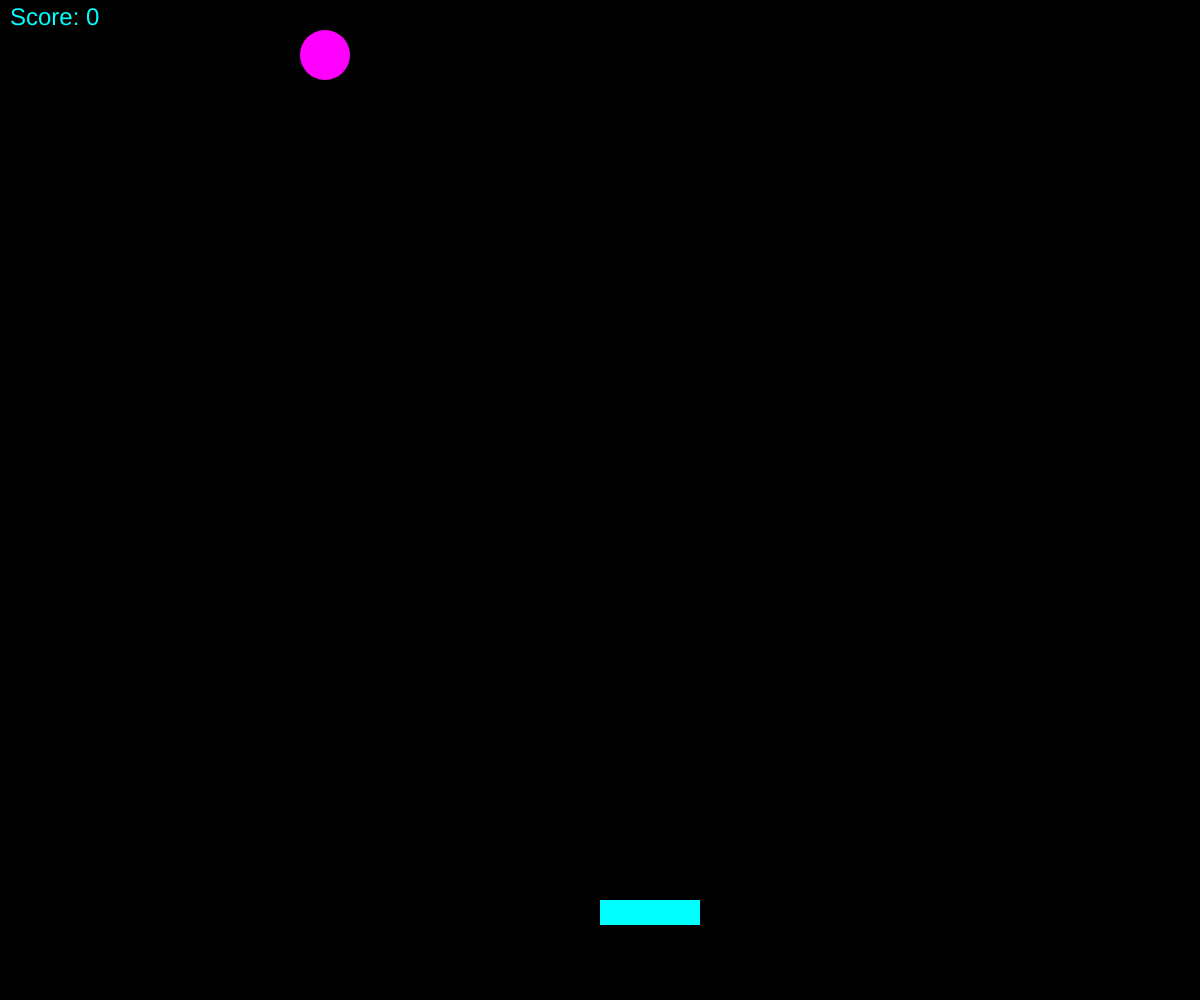
Frame 1 (no input)
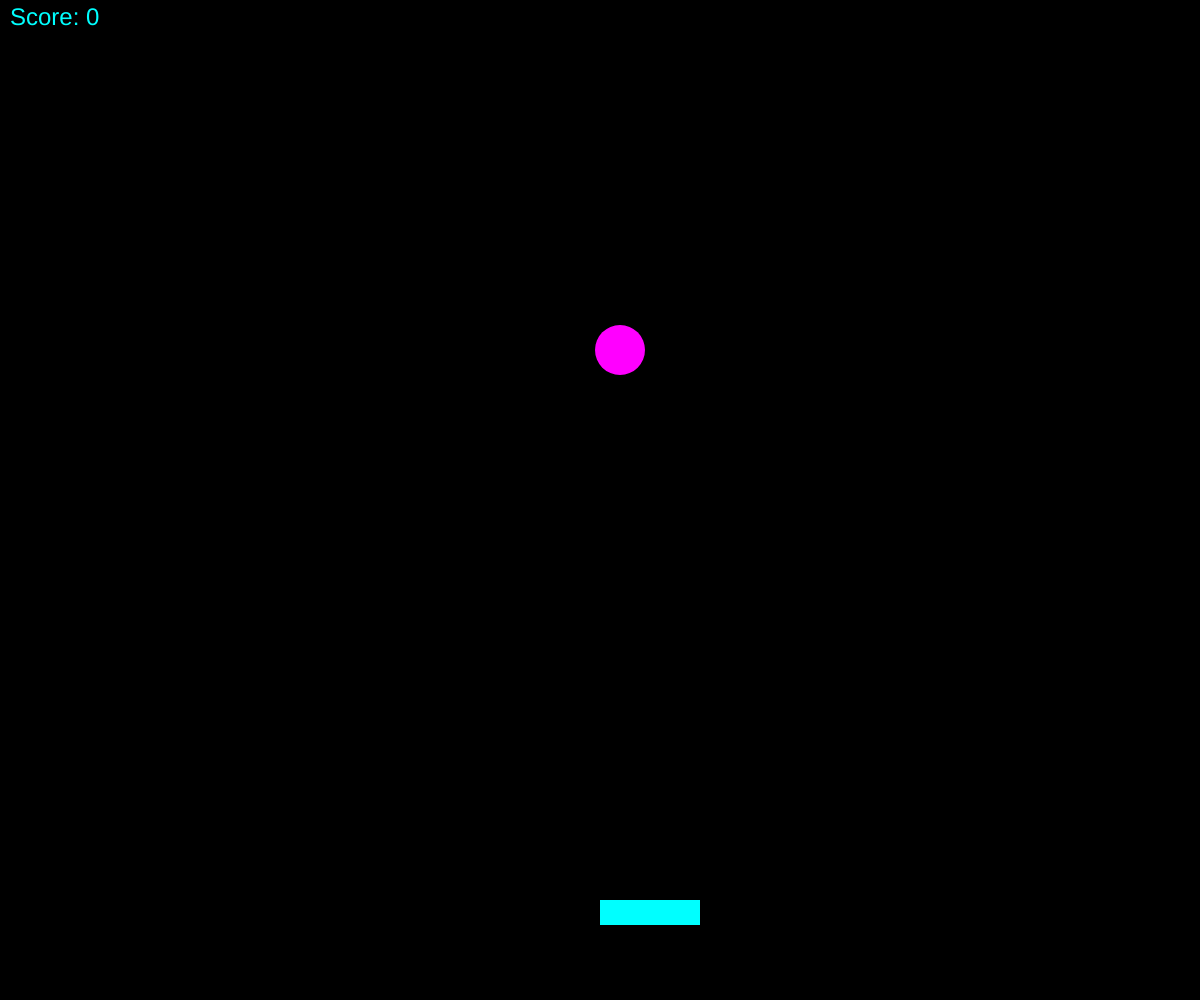
Frame 60 (no input)
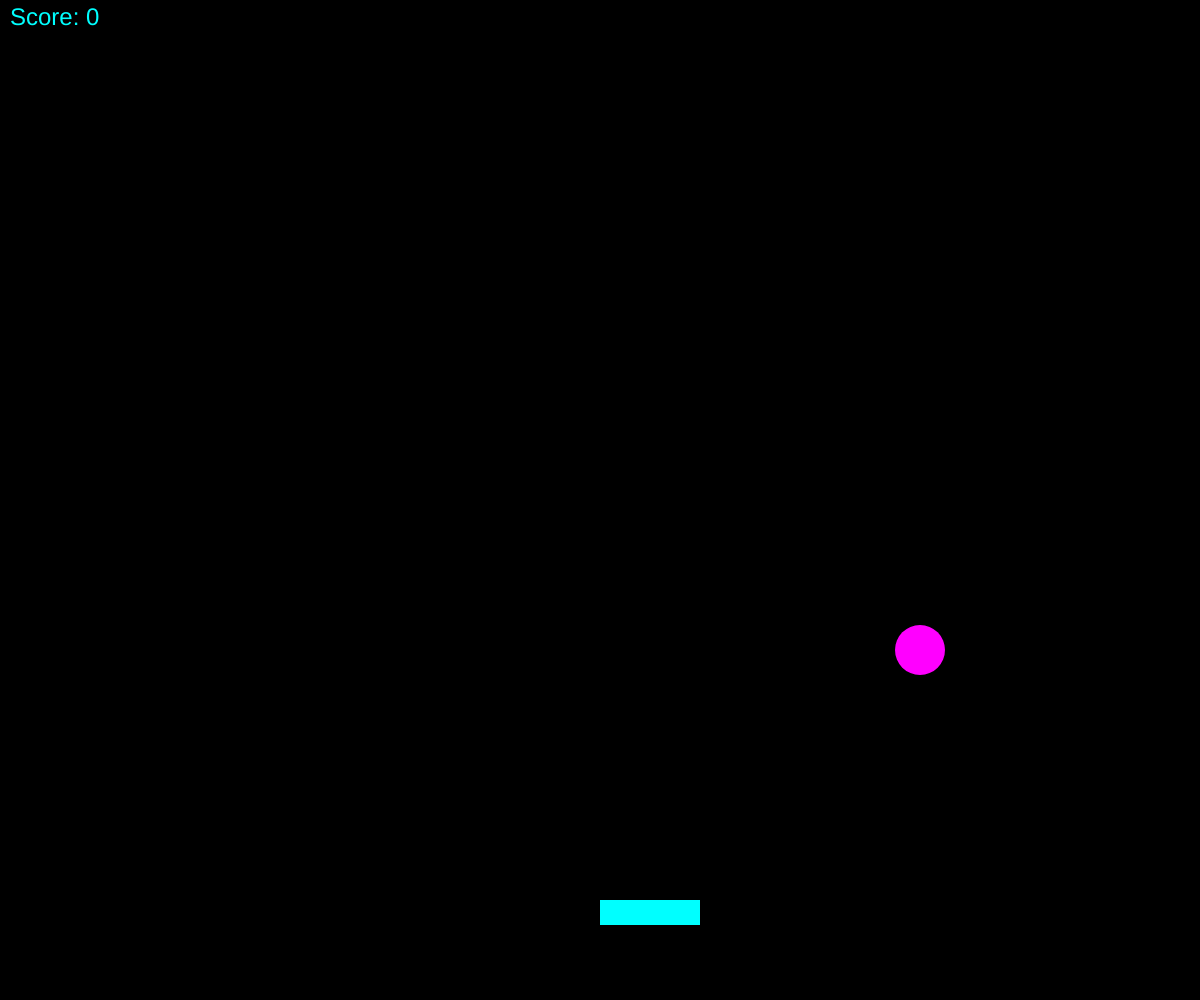
Frame 120 (the mouse pressed at the canvas centre since frame 60)

The p5.js sketch that drew these frames (run headless with seeded random() and noise() and a simulated clock; from frame 60 on, the mouse is pressed at the canvas centre):

// p5.js sketch
// ── sketch.js
// Variables for the ball and paddle
let xBall, yBall, diameter, xBallChange, yBallChange;
let xPaddle, yPaddle, paddleWidth, paddleHeight;
let score = 0;

function setup() {
  createCanvas(windowWidth, windowHeight);
  // Initialize the ball and paddle variables
  xBall = Math.floor(Math.random() * 300) + 50;
  yBall = 50;
  diameter = 50;
  xBallChange = 5;
  yBallChange = 5;
  xPaddle = windowWidth / 2;
  yPaddle = windowHeight - 100;
  paddleWidth = 100;
  paddleHeight = 25;
}

function draw() {
  background(0);
  // Update the ball's position
  xBall += xBallChange;
  yBall += yBallChange;

  // Check for ball-wall collisions
  if (xBall < diameter/2 || xBall > windowWidth - 0.5*diameter) {
    xBallChange *= -1;
  }
  if (yBall < diameter/2 || yBall > windowHeight - 0.5*diameter) {
    yBallChange *= -1;
  }

  // Check for ball-paddle collisions
  if ((xBall > xPaddle && xBall < xPaddle + paddleWidth) && (yBall + (diameter/2) >= yPaddle)) {
    yBallChange *= -1;
    score++;
  }

  // Draw the ball and paddle
  fill(255, 0, 255);
  noStroke();
  ellipse(xBall, yBall, diameter, diameter);
  fill(0, 255, 255); // Change the fill color to cyan
  rect(xPaddle, yPaddle, paddleWidth, paddleHeight);

  // Display the score
  fill(0, 255, 255);
  textSize(24);
  text("Score: " + score, 10, 25);
}

function keyPressed() {
  if (keyCode === LEFT_ARROW) {
    xPaddle -= 50;
  } else if (keyCode === RIGHT_ARROW) {
    xPaddle += 50;
  }
}
